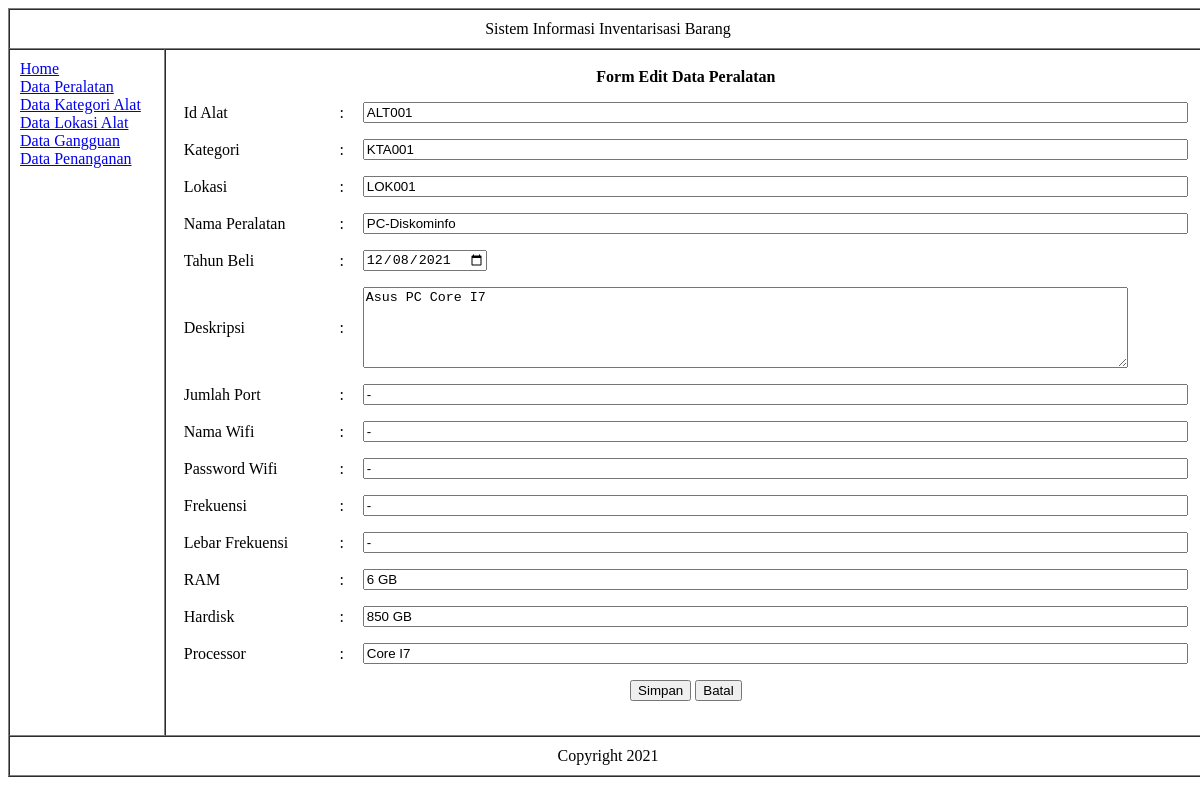
/index.php?xlink=control_data/edit_alat.php&mod=edit&id=ALT001, run on an earlier commit of the app's database.
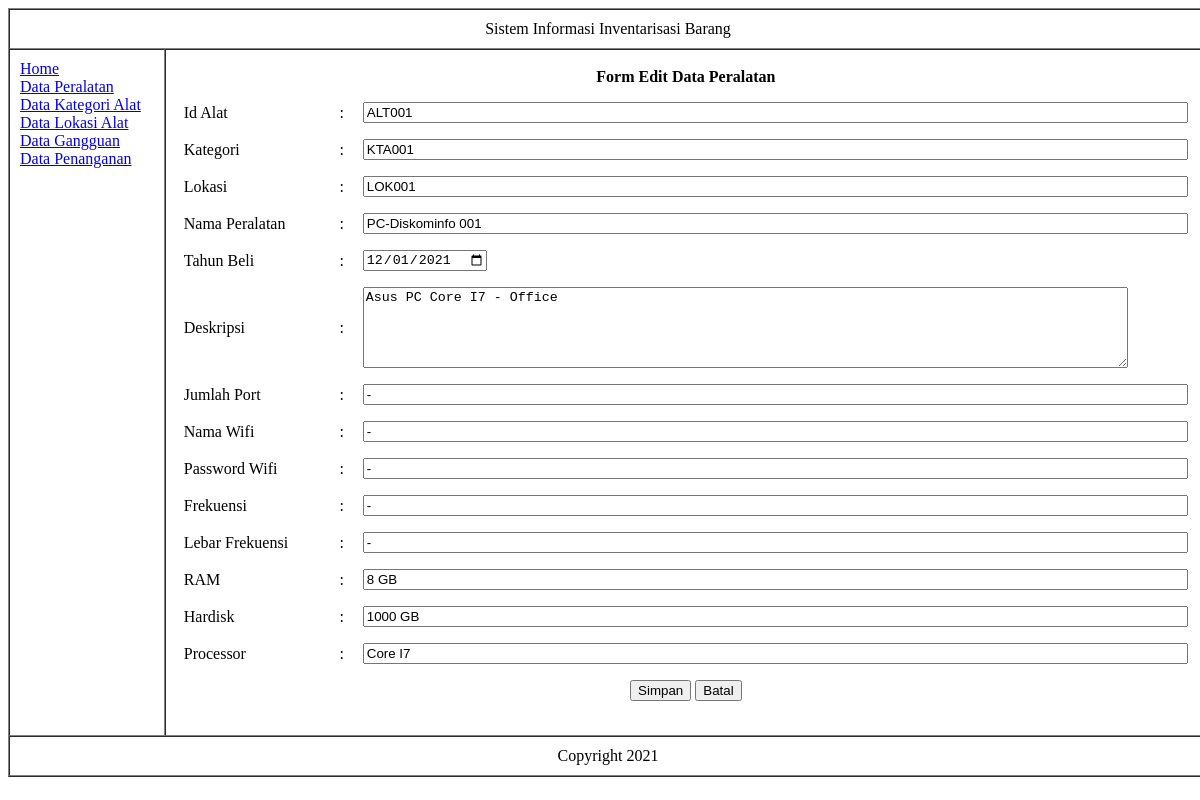
And on a later commit of the database.
### tables this page shows
CREATE TABLE `tblalat` (
  `id_alat` char(20) NOT NULL,
  `id_kategori` char(20) NOT NULL,
  `id_lokasi` char(20) NOT NULL,
  `nama_peralatan` varchar(200) NOT NULL,
  `tahun_beli` date NOT NULL,
  `desc_alat` text NOT NULL,
  `jlh_port` text NOT NULL,
  `nama_wifi` varchar(200) NOT NULL,
  `pass_wifi` text NOT NULL,
  `frek_alat` text NOT NULL,
  `l_frek_alat` varchar(50) NOT NULL,
  `k_ram` text NOT NULL,
  `k_hardisk` text NOT NULL,
  `t_processor` text NOT NULL,
  `status_alat` char(20) NOT NULL
);

### control_data/edit_alat.php (the view, shortened to what this page needs)
<?php
	include"db_link.php";
	$xkid = $_GET['id'];
	$sql = mysqli_query($dblink,"SELECT
			tblalat.nama_peralatan,
			tblalat.id_alat,
			tblalat.id_lokasi,
			tblalat.id_kategori,
			tblalat.tahun_beli,
			tblalat.desc_alat,
			tblalat.jlh_port,
			tblalat.nama_wifi,
			tblalat.pass_wifi,
			tblalat.frek_alat,
			tblalat.l_frek_alat,
			tblalat.k_ram,
			tblalat.k_hardisk,
			tblalat.t_processor,
			tblalat.status_alat,
			tblkategori.nama_kategori,
			tbllokasi.nama_lokasi
		FROM
			tblalat
			Inner Join tbllokasi ON tblalat.id_lokasi = tbllokasi.id_lokasi AND tblalat.id_lokasi = tbllokasi.id_lokasi
			Inner Join tblkategori ON tblalat.id_kategori = tblkategori.id_kategori
		WHERE
			tblalat.id_kategori =  tblkategori.id_kategori AND
			tblalat.id_lokasi =  tbllokasi.id_lokasi AND tblalat.id_alat='$xkid'");
		while ($r=mysqli_fetch_array($sql,MYSQLI_ASSOC)){
			$xnama = isset($r['nama_peralatan']) ? $r['nama_peralatan'] : '';
			$xid = isset($r['id_alat']) ? $r['id_alat'] : '';
			$xidlok = isset($r['id_lokasi']) ? $r['id_lokasi'] : '';
			$xidkat = isset($r['id_kategori']) ? $r['id_kategori'] : '';
			$xtahun = isset($r['tahun_beli']) ? $r['tahun_beli'] : '';
			$xdesc = isset($r['desc_alat']) ? $r['desc_alat'] : '';
			$xjlhport = isset($r['jlh_port']) ? $r['jlh_port'] : '';
			$xnamawifi = isset($r['nama_wifi']) ? $r['nama_wifi'] : '';
			$xpasswifi = isset($r['pass_wifi']) ? $r['pass_wifi'] : '';
			$xfrek = isset($r['frek_alat']) ? $r['frek_alat'] : '';
			$xlfrek = isset($r['l_frek_alat']) ? $r['l_frek_alat'] : '';
			$xram = isset($r['k_ram']) ? $r['k_ram'] : '';
			$xdisk = isset($r['k_hardisk']) ? $r['k_hardisk'] : '';
			$xprocessor = isset($r['t_processor']) ? $r['t_processor'] : '';
		}
	echo"<form name='formEditAlat' method='POST' action='control_data/proses_db_alat.php?modul=alat&act=edit'>
			<table border='0' cellspacing='0' cellpadding='8px' width='100%'>
				<tr>
					<td colspan='3' align='center'><b>Form Edit Data Peralatan</b></td>
				</tr>
				<tr>
					<td width='15%'>Id Alat</td>
					<td width='10px' align='center'>:</td>
					<td><input value='$xid' type='teks' name='xid' size='100%' readonly/></td>
				</tr>
				<tr>
					<td>Kategori</td>
					<td align='center'>:</td>
					<td><input value='$xidkat' type='teks' name ='xkat' size='100%' /></td>
				</tr>
				<tr>
					<td>Lokasi</td>
					<td align='center'>:</td>
					<td><input value='$xidlok' type='teks' name ='xlok' size='100%' /></td>
				</tr>
				<tr>
					<td>Nama Peralatan</td>
					<td align='center'>:</td>
					<td><input value='$xnama' type='teks' name ='xnama' size='100%' /></td>
				</tr>
				<tr>
					<td>Tahun Beli</td>
					<td align='center'>:</td>
					<td><input value='$xtahun' type='date' name ='xtgl' size='100%' /></td>
				</tr>
				<tr>
					<td>Deskripsi</td>
					<td align='center'>:</td>
					<td><textarea name='xdesc' rows='5' cols='93'>$xdesc</textarea></td>
				</tr>
				<tr>
					<td>Jumlah Port</td>
					<td align='center'>:</td>
					<td><input value='$xjlhport' type='teks' name ='xjp' size='100%' /></td>
				</tr>
				<tr>
					<td>Nama Wifi</td>
					<td align='center'>:</td>
					<td><input value='$xnamawifi' type='teks' name ='xnwifi' size='100%' /></td>
				</tr>
				<tr>
					<td>Password Wifi</td>
					<td align='center'>:</td>
					<td><input value='$xpasswifi' type='teks' name ='xpwifi' size='100%' /></td>
				</tr>
				<tr>
					<td>Frekuensi</td>
					<td align='center'>:</td>
					<td><input value='$xfrek' type='teks' name ='xfrek' size='100%' /></td>
				</tr>
				<tr>
					<td>Lebar Frekuensi</td>
					<td align='center'>:</td>
					<td><input value='$xlfrek' type='teks' name ='xlfrek' size='100%' /></td>
				</tr>
				<tr>
					<td>RAM</td>
					<td align='center'>:</td>
					<td><input value='$xram' type='teks' name ='xram' size='100%' /></td>
				</tr>
				<tr>
					<td>Hardisk</td>
					<td align='center'>:</td>
					<td><input value='$xdisk' type='teks' name ='xdisk' size='100%' /></td>
				</tr>
				<tr>
					<td>Processor</td>
					<td align='center'>:</td>
					<td><input value='$xprocessor' type='teks' name ='xpro' size='100%' /></td>
				</tr>
				<tr>
					<td colspan='3' align='center'>
						<input type='submit' name='ckirim' value='Simpan' />
						<input type='reset' name='creset' value='Batal' onClick=history.go(-1); />
					</li></td>
				</tr>
			</table>
		</form>";
?>

What changed in the data, as far as the page shows it:
changed tblalat "ALT001": xnama "PC-Diskominfo" → "PC-Diskominfo 001"; xtgl "12/08/2021" → "12/01/2021"; xdesc "Asus PC Core I7" → "Asus PC Core I7 - Office"; xram "6 GB" → "8 GB"; xdisk "850 GB" → "1000 GB"
